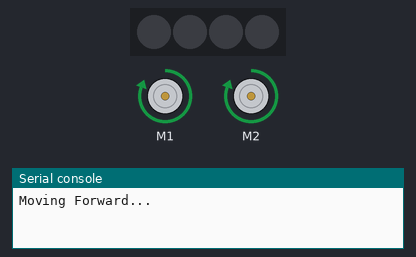
The program below on a simulated Raspberry Pi Pico running MicroPython. Parts: 4 RGB LEDs in strip order, left to right, 2 × DC motor (green arrow = forward, orange = backward, longer = faster), the last lines printed to the serial console.

Above: at 5.0 s.
At 15.0 s:
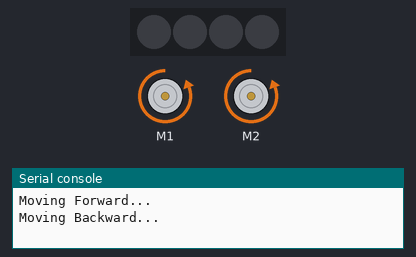
At 25.0 s:
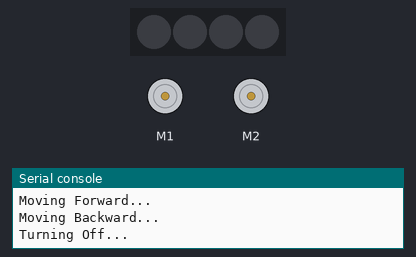
Timing chart, 0 to 39.0 s (numbered marks = the images above):
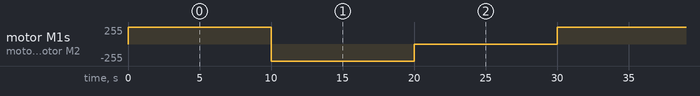

Measured:
- by itself, motor M1, motor M2: repeats every 30.0 s: backward 255/255 10.0 s, stopped 10.0 s, forward 255/255 10.0 s

The program:

dc_motor_test.py
```python
#changes motors in sequence based on user buton pressing

from PicoAutonomousRobotics import KitronikPicoRobotBuggy
from time import sleep

buggy = KitronikPicoRobotBuggy()
state = 0

def MotorControl():
    global state

    if state == 0:
        print("Moving Forward...")
        buggy.motorOn("l","f",100)
        buggy.motorOn("r","f",100)
        state = 1
    elif state == 1:
        print("Moving Backward...")
        buggy.motorOn("l","r",100)
        buggy.motorOn("r","r",100)
        state = 2
    else:
        print("Turning Off...")
        buggy.motorOff("l")
        buggy.motorOff("r")
        state = 0


while True:
    MotorControl()
    sleep(10)
```
